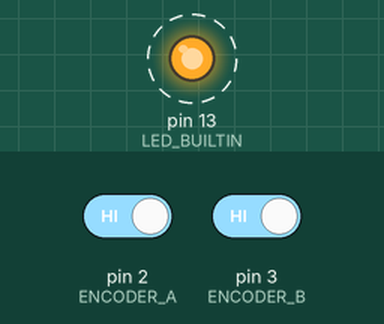
Simulated run of this sketch. Board: Arduino Uno, built with avr-gcc and run on an emulated ATmega328P. On the bench: output pins drawn as LEDs (lit = HIGH). Dashed ring = blinking. The test bench sets the inputs (shaded band); at power-on: pin 2 (ENCODER_A) HIGH, pin 3 (ENCODER_B) HIGH. What the sketch prints to the serial monitor is not drawn.

Above: at 0.2 s.
Timing chart, 0 to 3.0 s (numbered marks = the images above):
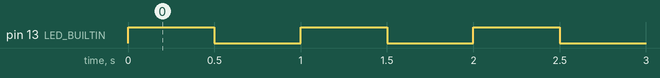

The sketch:

atmega-rotary-counter.ino
```cpp
/*
  https://www.arduino.cc/reference/en/language/functions/external-interrupts/attachinterrupt/
  software ini hanya menghitung pulsa, tidak menghitung arah gerakan
*/

#define ENCODER_A 2 // hijau
#define ENCODER_B 3 // putih

// the setup function runs once when you press reset or power the board
void setup() {
  // initialize digital pin LED_BUILTIN as an output.
  pinMode(LED_BUILTIN, OUTPUT);
  Serial.begin(115200);
  pinMode(ENCODER_A, INPUT_PULLUP);
  pinMode(ENCODER_B, INPUT_PULLUP);
  attachInterrupt(digitalPinToInterrupt(ENCODER_A), ISR_pin_A, CHANGE);
  attachInterrupt(digitalPinToInterrupt(ENCODER_B), ISR_pin_B, CHANGE);
}

int waktu = 0; // mencatat waktu dengan counter
volatile int counter = 0;

void ISR_pin_A() {
  counter++;
}

void ISR_pin_B() {
  counter++;
}

// the loop function runs over and over again forever
void loop() {
  waktu++;
  digitalWrite(LED_BUILTIN, HIGH);   // turn the LED on (HIGH is the voltage level)
  delay(500);                       // wait for a second
  digitalWrite(LED_BUILTIN, LOW);    // turn the LED off by making the voltage LOW
  delay(500);                       // wait for a second
  Serial.print(waktu);
  Serial.print(" ");
  Serial.println(counter);
}
```

Measured:
- by itself, pin 13 (LED_BUILTIN): alternates HIGH for 0.50 s and LOW for 0.50 s
